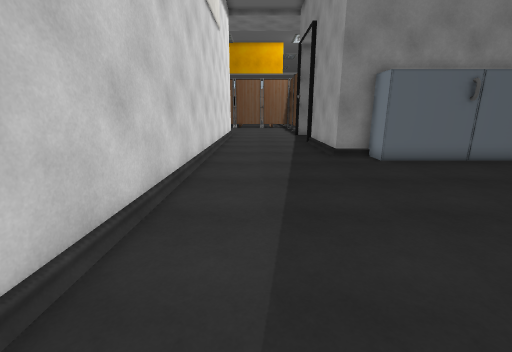
view 1 (above)

16 first-person views from a walk through a scene from a Unity 3-D project. The camera is 1.5 m above the floor, tilts 14° down and sees 90° across. Doors are open. The floor is counted in squares, 0.75 m on a side. Each view is taken from the middle of a square. On the plan, view 1 faces up. The plan holds only what a view shows up to about 16 squares ahead; the rest is blank. The place goes on beyond the plan. The player is left out. Some surface patterns are stand-ins.

view 2
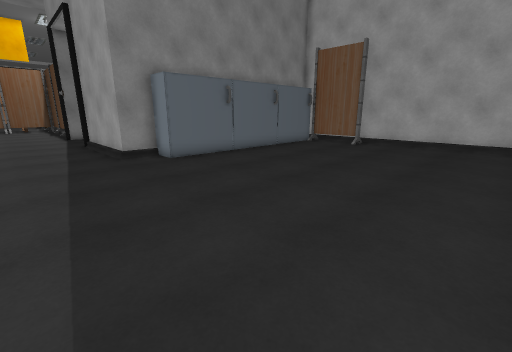

view 3
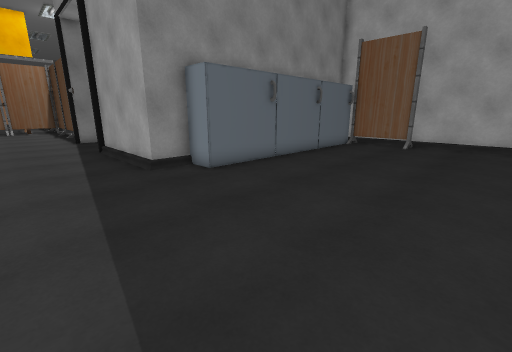

view 4
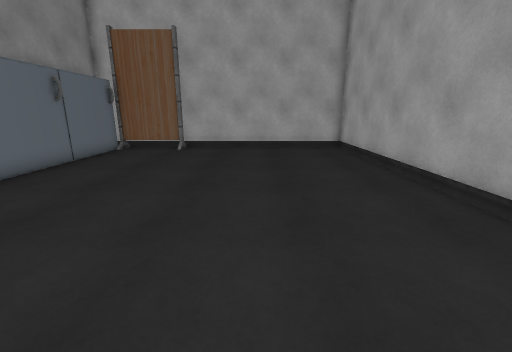

view 5
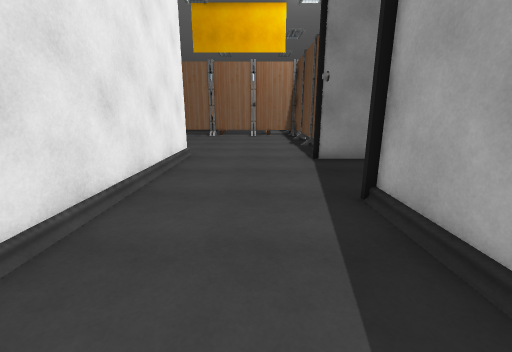

view 6
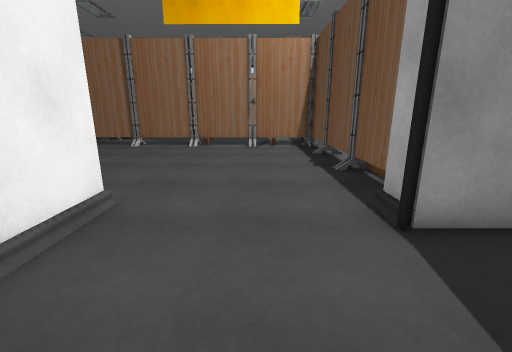

view 7
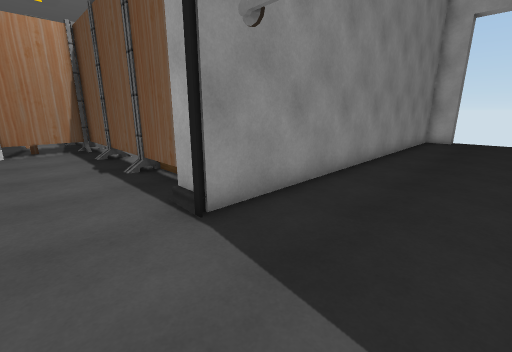

view 8
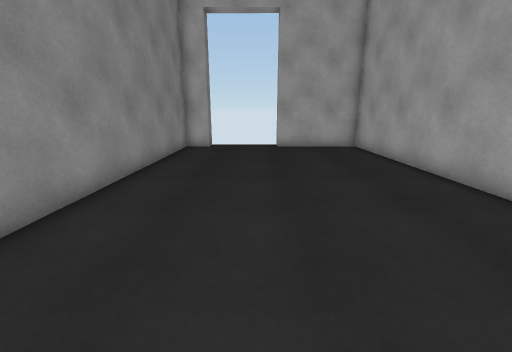

view 9
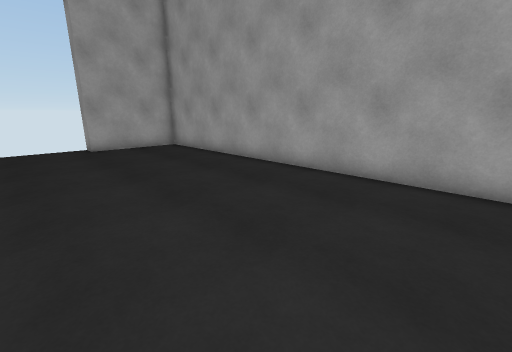

view 10
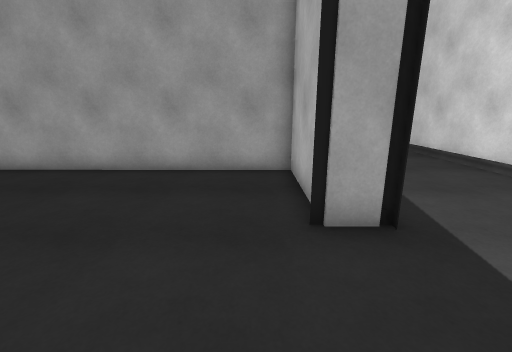

view 11
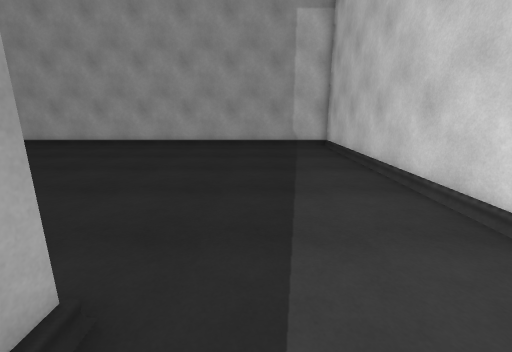

view 12
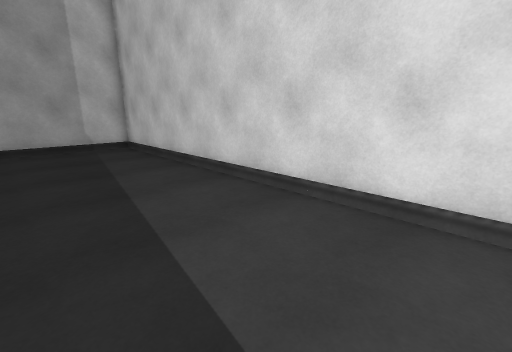

view 13
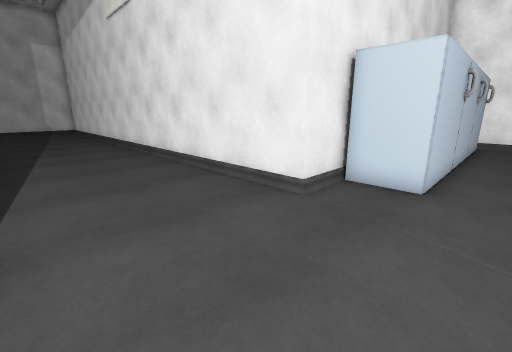

view 14
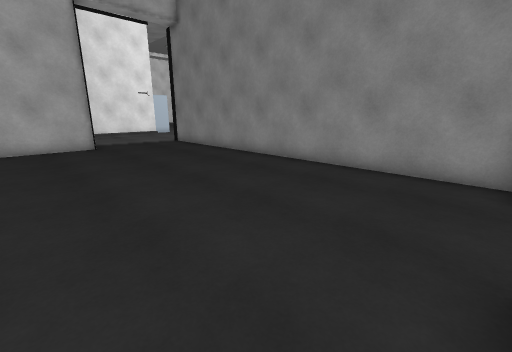

view 15
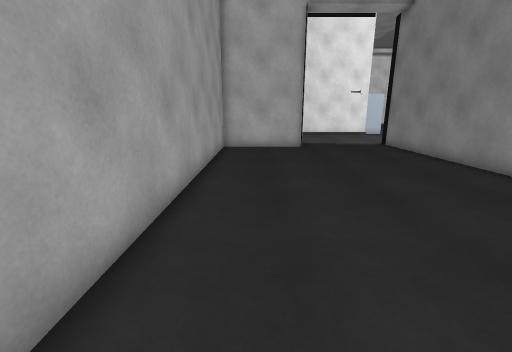

view 16
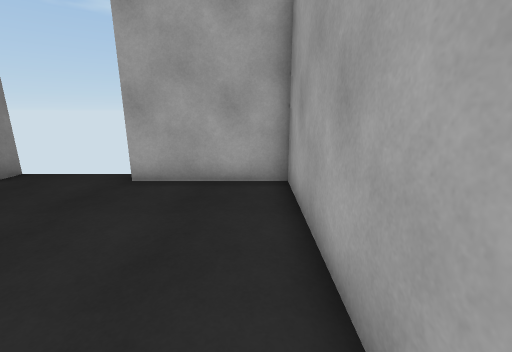

### Floor plan
Points are (right, up) in squares from view 1. A wall is a line through its corners. A room is listed if a view was taken in it or the views show most of it. See-through windows are left out.
Room 1 (views 1, 2, 3, 4, 5, 6, 7, 11, 12, 13)
walls: (3.8, 23.2) (3.8, 24.5); (4.5, 25.6) (4.5, 35.9); (-4.7, 24.4) (-2.3, 24.4) (-2.4, -2) (17.3, -2) (17.3, 11.3); (16.4, 7.1) (16.4, 10.7) (5.3, 10.7) (5.3, 12) (3.8, 12) (3.8, 17.7); (4.9, 27.9) (4.3, 27.9); (-5.6, 26.7) (-4.2, 26.7) (-4.3, 24.5); (4.6, 34.9) (-5.6, 35)
ways out: open door at (3.6, 20.7) to room 2; gap at (4, 32)
Room 2 (views 8, 9, 10, 14, 15, 16)
walls: (4.8, 17.9) (4.8, 13.1) (21.4, 13) (21.4, 17.7); (21.4, 21.8) (21.4, 23.2) (3.8, 23.2); (3.4, 17.7) (5, 17.7)
ways out: open door at (3.6, 20.7) to room 1; open door at (21.6, 20.4)

Positions as (right, up) in squares from view 1, and headings:
1: (0, 0), facing up
2: (0, 0), facing up-right
3: (0, 3), facing up-right
4: (2, 3), facing right
5: (1, 12), facing up
6: (1, 19), facing up
7: (1, 19), facing up-right
8: (6, 19), facing right
9: (6, 21), facing down-right
10: (6, 22), facing down
11: (2, 14), facing down
12: (3, 14), facing down-left
13: (3, 28), facing down-left
14: (21, 14), facing up-left
15: (20, 15), facing left
16: (14, 14), facing right
